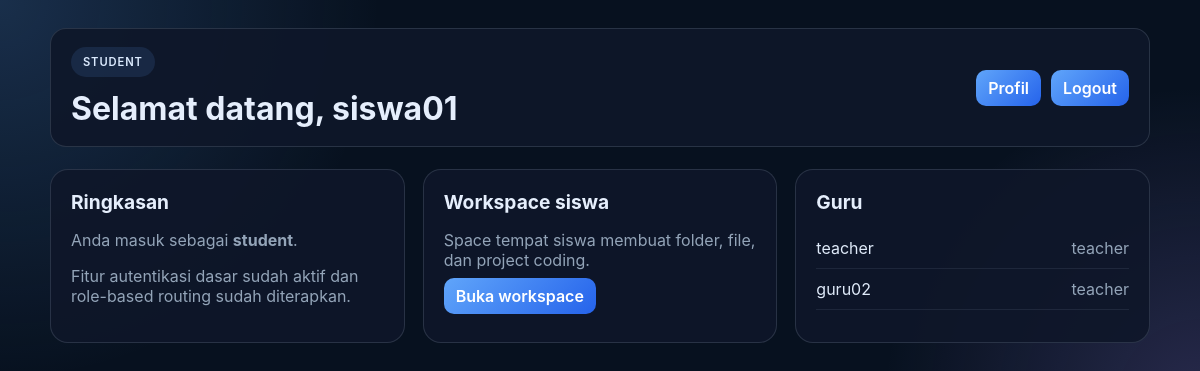
The app's page /dashboard.php (signed in) with its own data.
### tables this page shows
CREATE TABLE users (
            id INTEGER PRIMARY KEY AUTOINCREMENT,
            username TEXT NOT NULL UNIQUE,
            password_hash TEXT NOT NULL,
            role TEXT NOT NULL CHECK(role IN ("admin", "teacher", "student")),
            created_at TEXT NOT NULL DEFAULT CURRENT_TIMESTAMP
        );

### includes/bootstrap.php (called while the page is built, shortened)
<?php
function get_logged_in_user(): ?array
{
    return $_SESSION['user'];
}

### includes/auth.php (called while the page is built, shortened)
<?php
function list_users_by_role(string $role): array
{
    $pdo = get_main_db();
    $stmt = $pdo->prepare('SELECT id, username, role, created_at FROM users WHERE role = :role ORDER BY created_at DESC');
    $stmt->execute([':role' => $role]);
    return $stmt->fetchAll();
}

### dashboard.php (the view, shortened to what this page needs)
<?php
require_once __DIR__ . '/includes/bootstrap.php';
require_once __DIR__ . '/includes/auth.php';
$user = get_logged_in_user();
$role = $user['role'];
$students = list_users_by_role('student');
$teachers = list_users_by_role('teacher');
?>
<!DOCTYPE html>
<html lang="id">
<head>
    <link rel="stylesheet" href="assets/css/style.css">
</head>
<body>
    <div class="dashboard">
        <div class="topbar-card">
            <div>
                <div class="role-badge"><?= htmlspecialchars($role, ENT_QUOTES, 'UTF-8'); ?></div>
                <h1 style="margin: 12px 0 0;">Selamat datang, <?= htmlspecialchars($user['username'], ENT_QUOTES, 'UTF-8'); ?></h1>
            </div>
            <div style="display: flex; gap: 10px; flex-wrap: wrap;">
                <a class="action" href="profile.php">Profil</a>
                <a class="action" href="logout.php">Logout</a>
            </div>
        </div>
        <div class="grid">
            <div class="card">
                <h2>Ringkasan</h2>
                <p class="muted">Anda masuk sebagai <strong><?= htmlspecialchars($role, ENT_QUOTES, 'UTF-8'); ?></strong>.</p>
                <p class="muted">Fitur autentikasi dasar sudah aktif dan role-based routing sudah diterapkan.</p>
            </div>
            <?php if ($role === 'admin' || $role === 'teacher'): ?>
                <div class="card">
                    <h2>Daftar siswa</h2>
                    <ul class="user-list">
                        <?php if ($students): ?>
                            <?php foreach ($students as $student): ?>
                                <li>
                                    <span><?= htmlspecialchars($student['username'], ENT_QUOTES, 'UTF-8'); ?></span>
                                    <div style="display:flex; gap:8px; flex-wrap:wrap;">
                                        <a class="action" href="profile.php?student_id=<?= (int) $student['id']; ?>">Profil</a>
                                        <a class="action" href="workspace.php?student_id=<?= (int) $student['id']; ?>">Workspace</a>
                                    </div>
                                </li>
                            <?php endforeach; ?>
                        <?php else: ?>
                            <li><span class="muted">Belum ada siswa</span></li>
                        <?php endif; ?>
                    </ul>
                </div>
            <?php else: ?>
                <div class="card">
                    <h2>Workspace siswa</h2>
                    <p class="muted">Space tempat siswa membuat folder, file, dan project coding.</p>
                    <p><a class="action" href="workspace.php">Buka workspace</a></p>
                </div>
            <?php endif; ?>
            <?php if ($role === 'admin'): ?>
                <div class="card">
                    <h2>Manajemen siswa</h2>
                    <a class="action" href="admin.php">Buat akun siswa</a>
                </div>
            <?php else: ?>
                <div class="card">
                    <h2>Guru</h2>
                    <ul class="user-list">
                        <?php if ($teachers): ?>
                            <?php foreach ($teachers as $teacher): ?>
                                <li>
                                    <span><?= htmlspecialchars($teacher['username'], ENT_QUOTES, 'UTF-8'); ?></span>
                                    <span class="muted"><?= htmlspecialchars($teacher['role'], ENT_QUOTES, 'UTF-8'); ?></span>
                                </li>
                            <?php endforeach; ?>
                        <?php else: ?>
                            <li><span class="muted">Tidak ada guru</span></li>
                        <?php endif; ?>
                    </ul>
                </div>
            <?php endif; ?>
        </div>
    </div>
</body>
</html>

### assets/css/style.css (style rules this page uses)
:root { --bg: #07111f; --bg-soft: #0d1b2a; --panel: rgba(17, 24, 39, 0.88); --panel-alt: rgba(15, 23, 42, 0.9); --card: #111827; --card-alt: #0f172a; --muted: #93a4b8; --text: #e5eefc; --primary: #60a5fa; --primary-strong: #2563eb; --secondary: #a78bfa; --border: rgba(148, 163, 184, 0.2); --success: #34d399; --shadow: 0 22px 52px rgba(15, 23, 42, 0.48); --input-bg: rgba(15, 23, 42, 0.8); --input-text: #e2e8f0; }
* { box-sizing: border-box; }
html { scroll-behavior: smooth; }
body { margin: 0; font-family: 'Inter', sans-serif; background: radial-gradient(circle at top left, rgba(96, 165, 250, 0.2), transparent 30%), radial-gradient(circle at bottom right, rgba(167, 139, 250, 0.2), transparent 25%), var(--bg); color: var(--text); }
a { color: inherit; text-decoration: none; }

### dashboard.php (style rules this page uses)
body { padding: 28px 18px 60px; }
.dashboard { max-width: 1100px; margin: 0 auto; }
.topbar-card { display: flex; justify-content: space-between; align-items: center; gap: 16px; padding: 18px 20px; background: rgba(15, 23, 42, 0.92); border: 1px solid rgba(148, 163, 184, 0.2); border-radius: 16px; margin-bottom: 22px; }
.role-badge { display: inline-flex; align-items: center; gap: 8px; padding: 8px 12px; border-radius: 999px; background: rgba(96, 165, 250, 0.12); color: #dbeafe; font-weight: 600; text-transform: uppercase; letter-spacing: 0.08em; font-size: 0.7rem; }
.grid { display: grid; grid-template-columns: repeat(3, minmax(0, 1fr)); gap: 18px; }
.card { background: rgba(15, 23, 42, 0.9); border: 1px solid rgba(148, 163, 184, 0.2); border-radius: 18px; padding: 20px; }
.card h2 { margin-top: 0; margin-bottom: 14px; font-size: 1.2rem; }
.user-list { list-style: none; padding: 0; margin: 0; }
.user-list li { display: flex; justify-content: space-between; align-items: center; gap: 10px; padding: 10px 0; border-bottom: 1px solid rgba(148, 163, 184, 0.12); color: #dfeaf9; }
.action { color: white; background: linear-gradient(135deg, #60a5fa, #2563eb); border-radius: 10px; padding: 8px 12px; font-weight: 600; text-decoration: none; }
.muted { color: #93a4b8; }

### records on screen
users: username "siswa01"
users: username "teacher", role "teacher"
users: username "guru02", role "teacher"

### other values on screen
$role "STUDENT"
$role "student"
